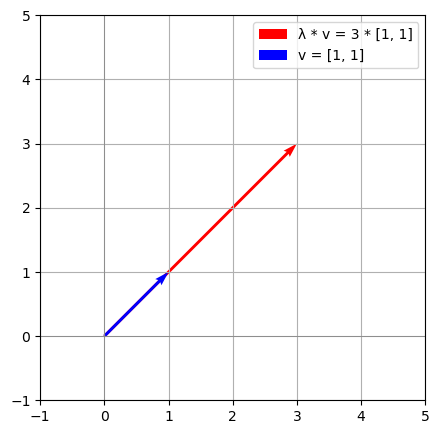

This chart was generated by the following Python code:
import numpy as np
import matplotlib.pyplot as plt

A = np.array([[2, 1],
              [1, 2]])

v = np.array([1, 1])
lambda_v = A @ v  # das Gleiche wie Eigenwert 3 * v

plt.figure(figsize=(5, 5))
ax = plt.gca()
ax.set_xlim(-1, 5)
ax.set_ylim(-1, 5)
ax.set_aspect("equal")

ax.quiver(
    0,
    0,
    lambda_v[0],
    lambda_v[1],
    angles="xy",
    scale_units="xy",
    scale=1,
    color="red",
    label="λ * v = 3 * [1, 1]",
)

ax.quiver(
    0,
    0,
    v[0],
    v[1],
    angles="xy",
    scale_units="xy",
    scale=1,
    color="blue",
    label="v = [1, 1]",
)

plt.axhline(0, color="gray", linewidth=0.5)
plt.axvline(0, color="gray", linewidth=0.5)
plt.grid(True)
plt.legend()
plt.savefig("plot_eigen1.png", dpi=100, bbox_inches="tight")
plt.show()
